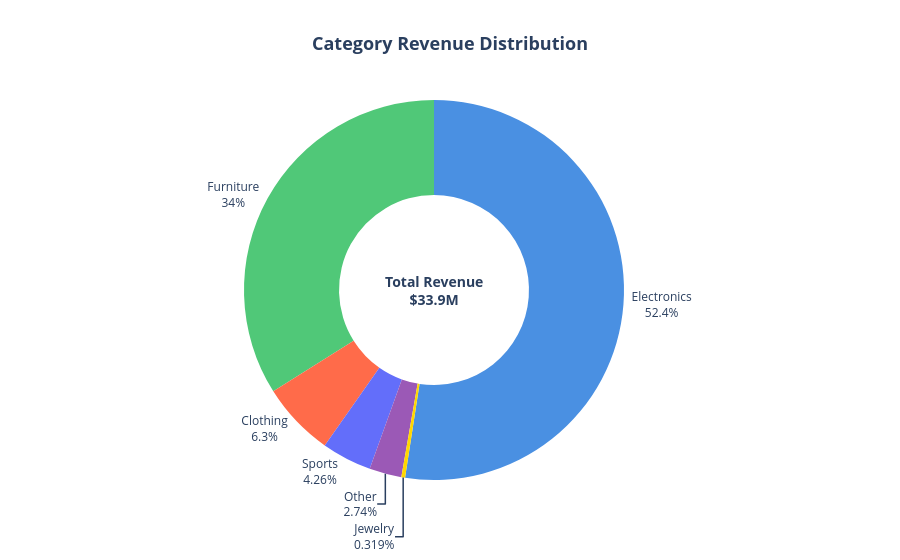

Here is the notebook cell this chart was saved with:
### Markdown cell above
### Category by Revenue

### Code cell
category_rev = df.groupby('Category')['Sales'].sum().reset_index()
category_rev.columns = ['Category', 'Total_Revenue']

fig = go.Figure(data=[go.Pie(
    labels=category_rev['Category'],
    values=category_rev['Total_Revenue'],
    hole=0.5,
    textinfo='label+percent',
    textposition='outside',
    marker=dict(colors=['#FF6B4A', '#4A90E2', '#50C878', '#FFD700', '#9B59B6'])
)])

fig.update_layout(
    title='<b>Category Revenue Distribution</b>',
    title_x=0.5,
    title_font_size=18,
    showlegend=False,
    annotations=[dict(
        text=f'<b>Total Revenue<br>${category_rev["Total_Revenue"].sum()/1000000:.1f}M</b>',
        x=0.5, y=0.5,
        font_size=14,
        showarrow=False
    )]
)

fig.show()

### Figure 1 — Plotly figure (JSON) as saved in the notebook; plotly's stock layout.template omitted (floating-point values rounded to 4 significant figures)
{"data": [{"hole": 0.5, "labels": ["Clothing", "Electronics", "Furniture", "Jewelry", "Other", "Sports"], "marker": {"colors": ["#FF6B4A", "#4A90E2", "#50C878", "#FFD700", "#9B59B6"]}, "textinfo": "label+percent", "textposition": "outside", "type": "pie", "values": [2131221, 17750470, 11494763, 107825, 927110, 1441264]}], "layout": {"annotations": [{"font": {"size": 14}, "showarrow": false, "text": "<b>Total Revenue<br>$33.9M</b>", "x": 0.5, "y": 0.5}], "showlegend": false, "title": {"font": {"size": 18}, "text": "<b>Category Revenue Distribution</b>", "x": 0.5}}}
